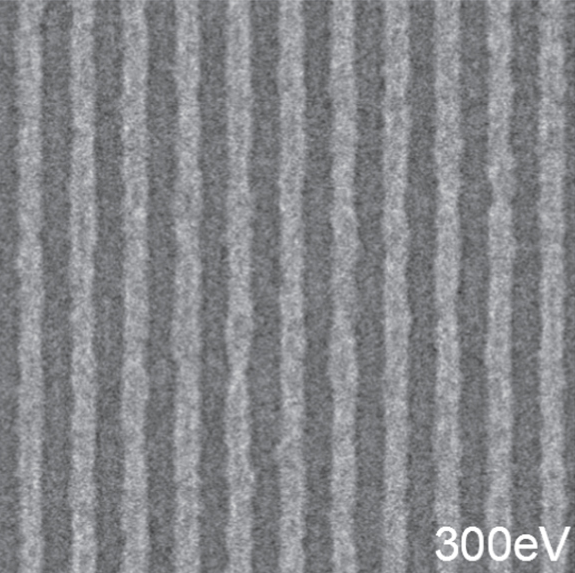
#> input picture SEM_image_300eV.png, 575 x 573 px
$ jupyter execute image_analyzer.ipynb
#> lines starting #> are read from the running program, lines starting #| are printed output that depends on the picture; long printed decimals are rounded
# SEM Image Analysis Notebook

## Notebook Description

This notebook walks through how to analzye and quantify the line-space metric of an electron-beam photolitography pattern collected via SEM.
This notebook will act as the foundation for future .py automated scripts to handle high-throughput analysis.
<br> The images provided are snipped from the publication Gian Francesco Lorusso et al 2023 Jpn. J. Appl. Phys. 62 SG0808
<br> Each image is taken at the indicated landing energy during the e-beam lithography process
<br> As a result, the image quality is reduced for our analysis.

### Ingestion and Exploration

- We begin by importing necessary dependencies and displaying the original image
- This image has 568x568 pixels, with each pixel having an array of 4 numbers to denote color and alpha (i.e. [R, G, B, A])
- The nice thing here is we can treat images as numpy arrays as you'll see later

[cell 1]
# dependencies
import numpy as np
from skimage import io, data, color, img_as_float
import matplotlib.pyplot as plt
from scipy.signal import find_peaks, peak_widths, savgol_filter
import pandas as pd

# upload the image using skimage
image = io.imread('SEM_image_300eV.png')
#> image is the input picture: shape (573, 575, 4); mean R, G, B, A 133.7, 134.7, 138, 255

# print image details
print("Type:", type(image))
#| Type: <class 'numpy.ndarray'>
print("dtype:", image.dtype)
#| dtype: uint8
print("shape:", image.shape)
#| shape: (573, 575, 4)

# plot the data
plt.imshow(image);

- Relevant metadata is often included in the SEM image at the bottom (e.g. length scale, scan details etc).
- For our purposes, we'll focus on just the image analysis, so we can truncate the bottom section of the figure.

[cell 2]
# crop out the bottom text
image = image[0:500,:]
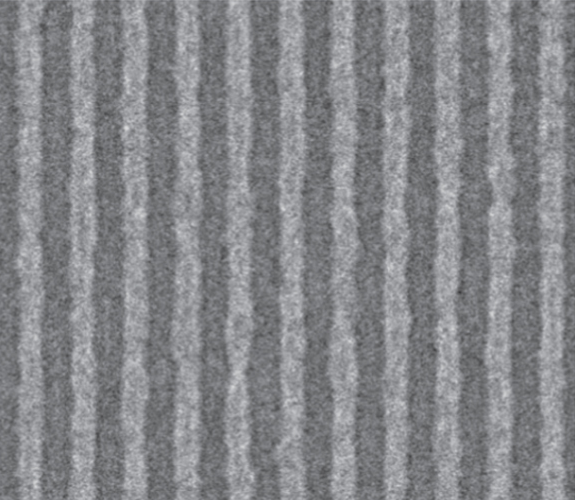
#> image: shape (500, 575, 4); mean R, G, B, A 133, 134, 137.4, 255
print("shape:", image.shape)
#| shape: (500, 575, 4)
plt.imshow(image);

We're interested in quantifying a line-space metric which is important for process uniformity.
<br> Let's take a look at how each pixel value (i.e. RGBA) varies across the X-axis

[cell 3]
# function to grab a specific color spectrum value across a column of the image
def color_value(color,row):
#> called with color = 'R', row = 100
    v=[]
    if color == 'R':
        c = 0
    elif color == 'G':
        c = 1
    elif color == 'B':
        c = 2

    for x in range(image.shape[1]):
        new = image[row,:,:][x][c]
        v = np.append(v,new)
#> this loop made 575 passes
#> new on passes 13 to 15: 106, 101, 109
#> after the loop, v = 575 values, max 188 at index 141, min 90 at index 103, mean 131.3
    return v

# plot a single line scan for each color
plt.plot(color_value('R',100),color='red')
plt.plot(color_value('G',100),color='green')
#> the loop in color_value (call 2), `for x in range(image.shape[1]):` made 575 passes
#> new on passes 13 to 15: 107, 102, 110
plt.plot(color_value('B',100),color='blue')

plt.xlim(0,100)
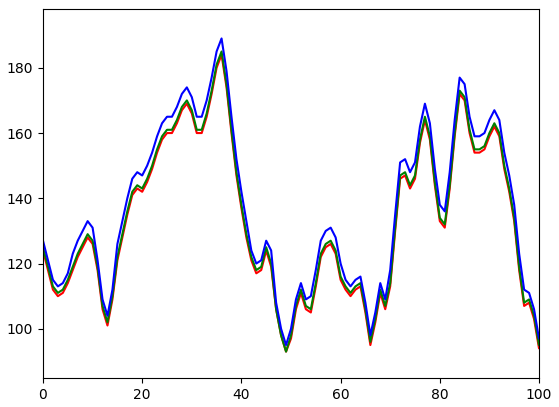
#> figure drawn by matplotlib, 1 panel; curve peaks at x = 141, y = 188; curve peaks at x = 141, y = 189; curve peaks at x = 141, y = 193

- Overlaying the line scans confirms each color channel is relatively the same.
- We can anlayze the line scans of a single color since it is representative of the other colors.
- Additionally, if there were differences between the colors and alpha, we can collapse the RGBA in to a single representative scalar rather than binarize the data for analysis. This improves resolution and doesn't discard useful data.
- We will try both methods and see what the differences are.

### Horizontal Line Scans

- We will use the previous line scan function (i.e. color_value) to take a closer look at the periodicity of this single line scan
- We can increase statistics by analyzing all the line scans later

[cell 4]
plt.plot(color_value('R',100),color='red');
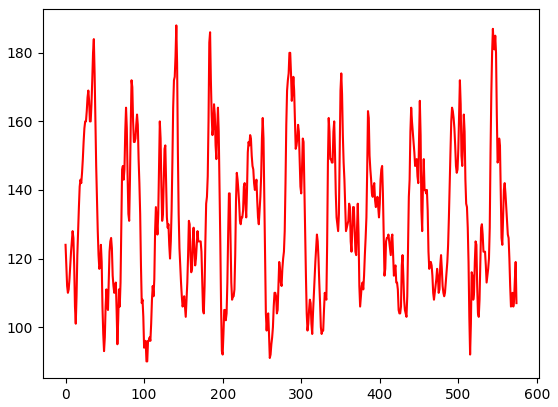
#> figure drawn by matplotlib, 1 panel; curve peaks at x = 141, y = 188

- Not surprising.... we have some noisy data.
- We can clean this up with some smoothing filters (e.g. SGF or Gaussian)

[cell 5]
# data smoothing
R_smooth = savgol_filter(color_value('R',100), window_length=31, polyorder=3)
#> R_smooth = 575 values, max 169.4 at index 290, min 94.44 at index 105, mean 131.3
plt.plot(R_smooth,color='red');
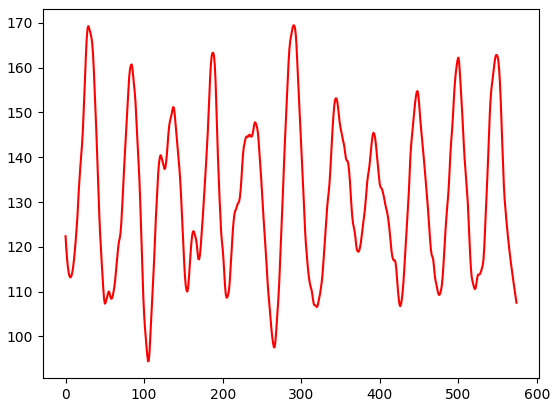
#> figure drawn by matplotlib, 1 panel; curve peaks at x = 290, y = 169.4

- Now we can extract peak widths
- We'll extract the widths using the peak prominance and weight factor of 0.5 (i.e. relative height)
- We can ignore false peaks that fall under 130 and spacing closer than 35
- The blue x's indicated the peak locations and the output array is the width of each peak

[cell 6]
# find peaks
peaks, _ = find_peaks(R_smooth, prominence=5,height=130, distance=35)
#> peaks = [29, 84, 137, 188, 241, 290, 344, 392, 448, 500, 549]
plt.plot(R_smooth,color='red');
plt.plot(peaks, R_smooth[peaks],'x')

results = peak_widths(R_smooth, peaks, rel_height=0.5)
peak_widths_px = results[0] # in pixels
#> peak_widths_px = [19.83, 20.67, 31.08, 20.09, 34.89, 23.27, 30.05, 21.04, 22.85, 20.76, 20.77]
peak_widths_px
#> Out has the same summary as peak_widths_px
#> figure, not shown here; curve peaks at x = 290, y = 169.4; curve peaks at x = 290, y = 169.4

-Based off our original image and line scan, we will drop the outermost peaks (left and right) since they may be cut off from the image and can scew analysis
-With this, the peak widths seem to be around 21 pixels wide, with some outliers

[cell 7]
peak_widths_px = peak_widths_px[1:-1]
#> peak_widths_px = [20.67, 31.08, 20.09, 34.89, 23.27, 30.05, 21.04, 22.85, 20.76]
peak_widths_px
#> Out has the same summary as peak_widths_px

### Increasing Statistics

- So we've shown we can extract the peak widths from our image looking at a single row. Let's exapand this to look at all rows of the image
- We'll summarize all this into a DataFrame (df). Where rows correspond to image rows, and df coloumns correspond to specific peak number

[cell 8]
def all_peak_width(rows):
#> called with rows = 500
    list = []
    for x in range(rows):

        # data smoothing
        R_smooth = savgol_filter(color_value('R',x), window_length=31, polyorder=3)

        # identify peaks
        peaks, _ = find_peaks(R_smooth, prominence=5)

        # identify peak widths
        results = peak_widths(R_smooth, peaks, rel_height=0.5)
        peak_widths_px = results[0] # in pixels
        peak_widths_px = peak_widths_px[1:-1]
        list.append(peak_widths_px)
    df = pd.DataFrame(list)
    return df
df = all_peak_width(image.shape[0])
#> df = table of 500 rows and 12 columns
display(df)

- Looking at the df, we see that some rows have up to 12 peaks, but that is the minority. We'll delete columns that have NaN data
- Turns out 9 peaks is what is typically identified
- This approach is simplified, but can be modified to better capture 100% of peak values.

[cell 9]
df.dropna(axis=1, how='any',inplace=True)
display(df)

- If we look at the histogram for peak '0', we can extract mean and standard deviations below

[cell 10]
# get the first column values
peak0 = df[0]
# use the sqrt ruel for hist bin numbers
bins = round(np.sqrt(len(peak0)))
#> bins = 22
# plot everything
plt.hist(peak0, bins = bins );
plt.title('Distribution of Peak Width of Peak 0')
plt.xlabel('Frequncy')
plt.ylabel('Peak Width (pixels)')
# print mean and std
print('mean:{:0.2f}'.format(np.mean(peak0)))
#| mean:20.65
print('std_dev:{:0.2f}'.format(np.std(peak0)))
#| std_dev:4.87
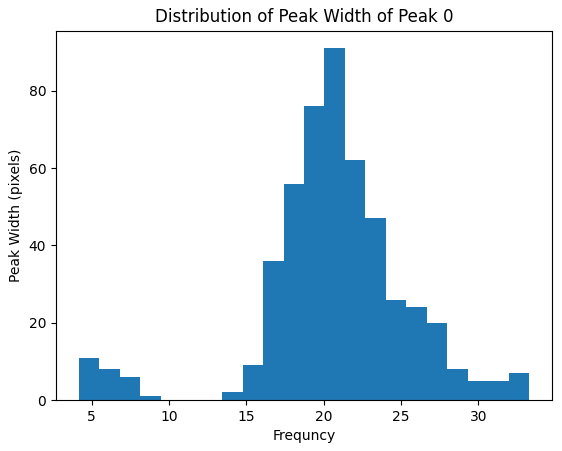
#> figure drawn by matplotlib, 1 panel; tallest bar 91 high, from x = 20.05 to 21.37

- Again let's repeat this for all 8 peaks
- We'll put this in a df again, showing the mean_width and standard deviation for each of the 8 peaks

[cell 11]
def get_peak_stats():
    stats = []
    for x in range(len(df.columns)):
        # get column values
        peak = df[x]
        # append mean and std
        stats.append([np.mean(peak),np.std(peak)])
    df_stats = pd.DataFrame(stats)
#> df_stats = table of 9 rows and 2 columns
    return df_stats
df_stats = get_peak_stats()
#> df_stats = table of 9 rows and 2 columns
df_stats.columns = ['mean_width','std_dev']
display(df_stats)

- If we want to quantify the lines of the entire image, we can output the average peak width and standard deviation
- If we rerun this entire analysis for each of the images, there are clear differences in mean and standard deviation which can be attributed to the processing conditions of the sample due to landing energy of e-beam lithography

[cell 12]
print('image mean width of peaks (pixels): {}'.format(np.mean(df_stats.mean_width)))
#| image mean width of peaks (pixels): 21.554
print('image mean standard deviation of peaks: {}'.format(np.mean(df_stats.std_dev)))
#| image mean standard deviation of peaks: 4.854

$ run again, with SEM_image_150eV.png copied over SEM_image_300eV.png
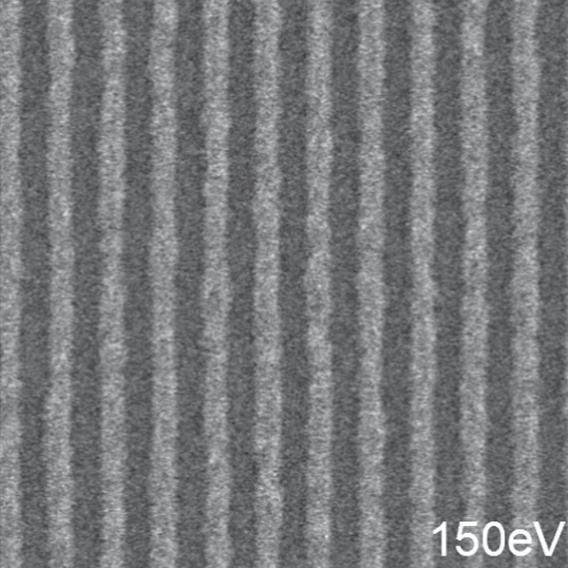
#> input picture SEM_image_150eV.png, 568 x 568 px
#> image is the input picture: shape (568, 568, 4); mean R, G, B, A 119.7, 120.6, 123.5, 255
#| Type: <class 'numpy.ndarray'>
#| dtype: uint8
#| shape: (568, 568, 4)
#> `image = image[0:500,:]`:
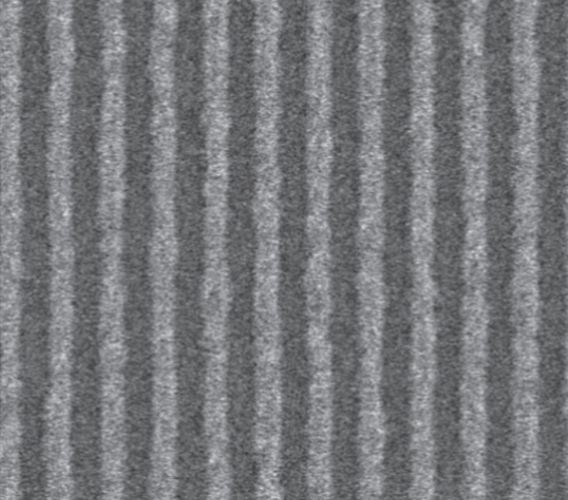
#> image: shape (500, 568, 4); mean R, G, B, A 119.1, 120, 122.9, 255
#| shape: (500, 568, 4)
#> the loop in color_value, `for x in range(image.shape[1]):` made 568 passes
#> new on passes 13 to 15: 180, 181, 180
#> after the loop in color_value, `for x in range(image.shape[1]):`: v = 568 values, max 196 at index 323, min 79 at index 236, mean 118.9
#> the loop in color_value (call 2), `for x in range(image.shape[1]):` made 568 passes
#> new on passes 13 to 15: 181, 182, 181
#> R_smooth = 568 values, max 162.8 at index 8, min 87.39 at index 500, mean 119
#> peaks = [8, 59, 113, 165, 219, 268, 320, 373, 424, 475, 523]
#> `peak_widths_px = results[0]`: peak_widths_px = [13.36, 22.26, 19.31, 16.89, 20.25, 21.52, 21.83, 23.57, 21.22, 27.17, 20.96]
#> `peak_widths_px`: Out has the same summary as peak_widths_px
#> `peak_widths_px = peak_widths_px[1:-1]`: peak_widths_px = [22.26, 19.31, 16.89, 20.25, 21.52, 21.83, 23.57, 21.22, 27.17]
#> `peak_widths_px`: Out has the same summary as peak_widths_px
#| mean:21.94
#| std_dev:3.38
#> `[cell 10] # get the first column values peak0 = df[0] # use the sqrt r..`:
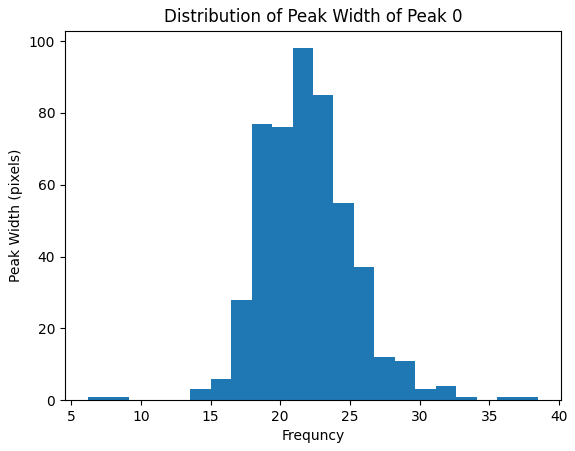
#> figure drawn by matplotlib, 1 panel; tallest bar 98 high, from x = 20.88 to 22.35
#| image mean width of peaks (pixels): 22.393
#| image mean standard deviation of peaks: 3.576

$ run again, with SEM_image_250eV.png copied over SEM_image_300eV.png
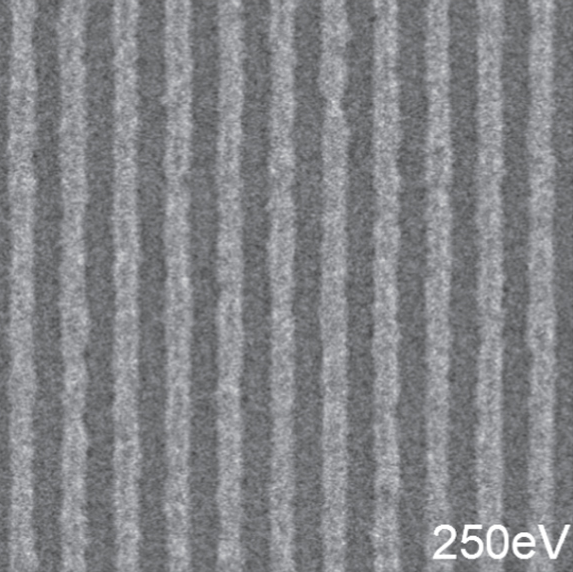
#> input picture SEM_image_250eV.png, 573 x 572 px
#> image is the input picture: shape (572, 573, 4); mean R, G, B, A 131, 132, 135.2, 255
#| Type: <class 'numpy.ndarray'>
#| dtype: uint8
#| shape: (572, 573, 4)
#> `image = image[0:500,:]`:
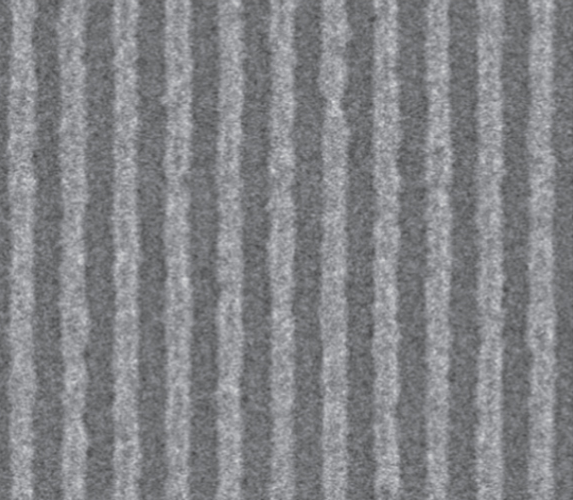
#> image: shape (500, 573, 4); mean R, G, B, A 130.4, 131.3, 134.6, 255
#| shape: (500, 573, 4)
#> the loop in color_value, `for x in range(image.shape[1]):` made 573 passes
#> new on passes 13 to 15: 158, 166, 168
#> after the loop in color_value, `for x in range(image.shape[1]):`: v = 573 values, max 187 at index 333, min 86 at index 102, mean 129
#> the loop in color_value (call 2), `for x in range(image.shape[1]):` made 573 passes
#> new on passes 13 to 15: 159, 167, 169
#> R_smooth = 573 values, max 167 at index 439, min 78.45 at index 0, mean 129
#> peaks = [21, 74, 127, 171, 231, 284, 335, 384, 439, 491, 542]
#> `peak_widths_px = results[0]`: peak_widths_px = [31.27, 21.12, 24.73, 31.81, 24.39, 23.27, 16.33, 22.32, 17.29, 29.42, 23.8]
#> `peak_widths_px`: Out has the same summary as peak_widths_px
#> `peak_widths_px = peak_widths_px[1:-1]`: peak_widths_px = [21.12, 24.73, 31.81, 24.39, 23.27, 16.33, 22.32, 17.29, 29.42]
#> `peak_widths_px`: Out has the same summary as peak_widths_px
#| mean:23.73
#| std_dev:4.07
#> `[cell 10] # get the first column values peak0 = df[0] # use the sqrt r..`:
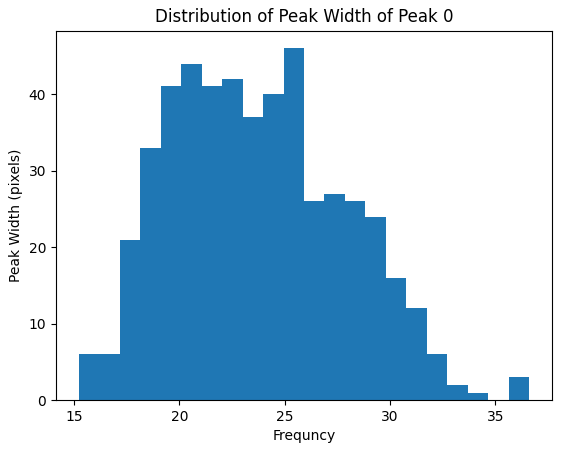
#> figure drawn by matplotlib, 1 panel; tallest bar 46 high, from x = 24.94 to 25.92
#| image mean width of peaks (pixels): 23.227
#| image mean standard deviation of peaks: 4.055
